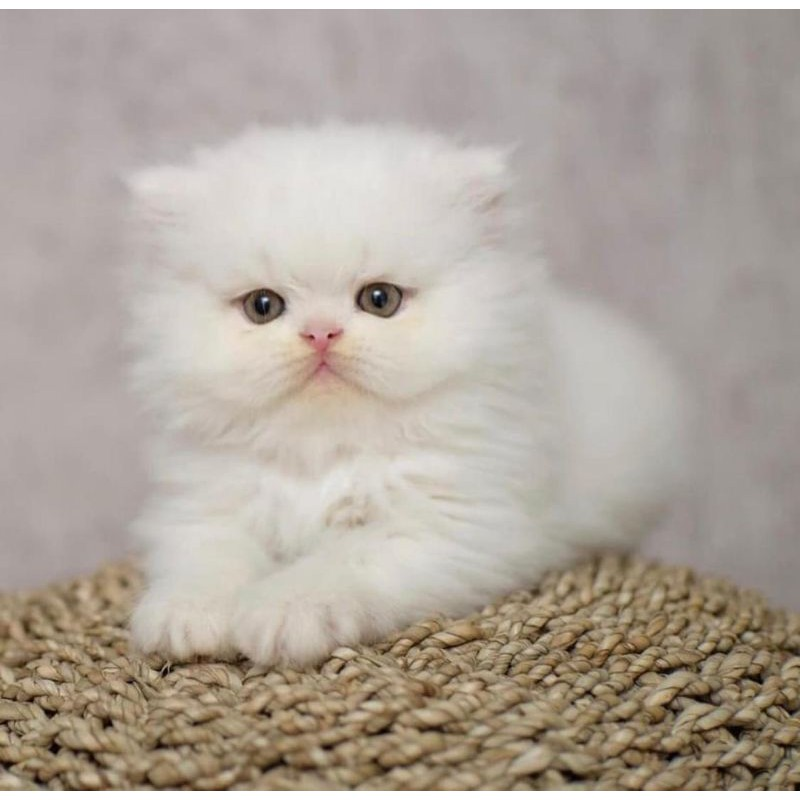
#> input picture .dev-spot/image.jpeg, 800 x 800 px
$ python negasi-from-template2.py
#> lines starting #> are read from the running program, lines starting #| are printed output that depends on the picture
from PIL import Image
import matplotlib.pyplot as plt
img=Image.open("image.jpeg")
#> img is the input picture: PIL image 800x800 RGB; mean R, G, B 175.1, 165.3, 155.5

w,h=img.size
#> w = 800; h = 800
for i in range(w):
    for j in range(h):
        r,g,b=img.getpixel((i,j))
        r=255-r
        g=255-g
        b=255-b
        img.putpixel((i,j),(r,g,b))
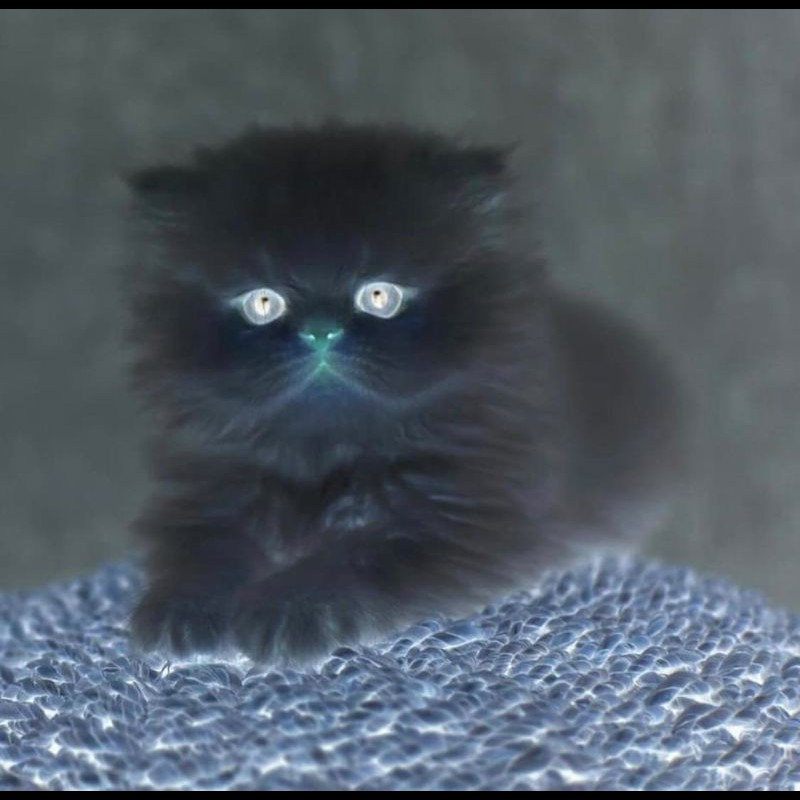
#> img: PIL image 800x800 RGB; mean R, G, B 79.9, 89.7, 99.5
plt.axis('off')
plt.imshow(img)
